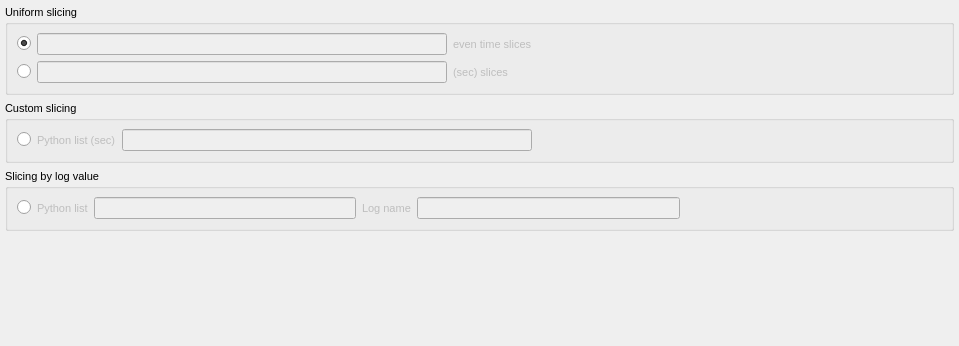
<?xml version="1.0" encoding="UTF-8"?>
<ui version="4.0">
 <class>ReflEventWidget</class>
 <widget class="QWidget" name="ReflEventWidget">
  <property name="geometry">
   <rect>
    <x>0</x>
    <y>0</y>
    <width>959</width>
    <height>346</height>
   </rect>
  </property>
  <property name="font">
   <font>
    <pointsize>8</pointsize>
    <weight>50</weight>
    <bold>false</bold>
   </font>
  </property>
  <property name="windowTitle">
   <string>Event Widget</string>
  </property>
  <layout class="QVBoxLayout" name="eventModeMainLayout">
   <property name="leftMargin">
    <number>5</number>
   </property>
   <property name="topMargin">
    <number>5</number>
   </property>
   <property name="rightMargin">
    <number>5</number>
   </property>
   <property name="bottomMargin">
    <number>5</number>
   </property>
   <item>
    <widget class="QGroupBox" name="uniformGroup">
     <property name="title">
      <string>Uniform slicing</string>
     </property>
     <layout class="QVBoxLayout" name="uniformLayoutContainer">
      <item>
       <layout class="QGridLayout" name="uniformLayout0">
        <item row="0" column="0">
         <widget class="QRadioButton" name="uniformEvenButton">
          <property name="checked">
           <bool>true</bool>
          </property>
          <attribute name="buttonGroup">
           <string notr="true">slicingOptionsButtonGroup</string>
          </attribute>
         </widget>
        </item>
        <item row="0" column="1">
         <widget class="QLineEdit" name="uniformEvenEdit">
          <property name="enabled">
           <bool>false</bool>
          </property>
          <property name="toolTip">
           <string>The number of evenly sized slices to split the event data into</string>
          </property>
         </widget>
        </item>
        <item row="0" column="2">
         <widget class="QLabel" name="uniformEvenLabel">
          <property name="enabled">
           <bool>false</bool>
          </property>
          <property name="text">
           <string>even time slices</string>
          </property>
         </widget>
        </item>
        <item row="0" column="3">
         <spacer name="uniformEvenSpacer">
          <property name="orientation">
           <enum>Qt::Horizontal</enum>
          </property>
          <property name="sizeHint" stdset="0">
           <size>
            <width>20</width>
            <height>20</height>
           </size>
          </property>
         </spacer>
        </item>
        <item row="1" column="0">
         <widget class="QRadioButton" name="uniformButton">
          <attribute name="buttonGroup">
           <string notr="true">slicingOptionsButtonGroup</string>
          </attribute>
         </widget>
        </item>
        <item row="1" column="1">
         <widget class="QLineEdit" name="uniformEdit">
          <property name="enabled">
           <bool>false</bool>
          </property>
          <property name="toolTip">
           <string>The length of time in seconds each slice should cover</string>
          </property>
         </widget>
        </item>
        <item row="1" column="2">
         <widget class="QLabel" name="uniformLabel">
          <property name="enabled">
           <bool>false</bool>
          </property>
          <property name="text">
           <string>(sec) slices</string>
          </property>
         </widget>
        </item>
        <item row="1" column="3">
         <spacer name="uniformSpacer">
          <property name="orientation">
           <enum>Qt::Horizontal</enum>
          </property>
          <property name="sizeHint" stdset="0">
           <size>
            <width>20</width>
            <height>20</height>
           </size>
          </property>
         </spacer>
        </item>
       </layout>
      </item>
     </layout>
    </widget>
   </item>
   <item>
    <widget class="QGroupBox" name="customGroup">
     <property name="title">
      <string>Custom slicing</string>
     </property>
     <layout class="QHBoxLayout" name="customLayout">
      <item>
       <widget class="QRadioButton" name="customButton">
        <attribute name="buttonGroup">
         <string notr="true">slicingOptionsButtonGroup</string>
        </attribute>
       </widget>
      </item>
      <item>
       <widget class="QLabel" name="customLabel">
        <property name="enabled">
         <bool>false</bool>
        </property>
        <property name="text">
         <string>Python list (sec)</string>
        </property>
       </widget>
      </item>
      <item>
       <widget class="QLineEdit" name="customEdit">
        <property name="enabled">
         <bool>false</bool>
        </property>
        <property name="toolTip">
         <string>A comma separated list of values indicating the times (in seconds) at which to slice the data</string>
        </property>
       </widget>
      </item>
      <item>
       <spacer name="customSpacer">
        <property name="orientation">
         <enum>Qt::Horizontal</enum>
        </property>
        <property name="sizeHint" stdset="0">
         <size>
          <width>20</width>
          <height>20</height>
         </size>
        </property>
       </spacer>
      </item>
     </layout>
    </widget>
   </item>
   <item>
    <widget class="QGroupBox" name="logValueGroup">
     <property name="title">
      <string>Slicing by log value</string>
     </property>
     <layout class="QHBoxLayout" name="logValueLayout">
      <item>
       <widget class="QRadioButton" name="logValueButton">
        <attribute name="buttonGroup">
         <string notr="true">slicingOptionsButtonGroup</string>
        </attribute>
       </widget>
      </item>
      <item>
       <widget class="QLabel" name="logValueLabel">
        <property name="enabled">
         <bool>false</bool>
        </property>
        <property name="text">
         <string>Python list</string>
        </property>
       </widget>
      </item>
      <item>
       <widget class="QLineEdit" name="logValueEdit">
        <property name="enabled">
         <bool>false</bool>
        </property>
        <property name="toolTip">
         <string>A comma separated list of values indicating the log values at which to slice the data</string>
        </property>
       </widget>
      </item>
      <item>
       <widget class="QLabel" name="logValueTypeLabel">
        <property name="enabled">
         <bool>false</bool>
        </property>
        <property name="text">
         <string>Log name</string>
        </property>
       </widget>
      </item>
      <item>
       <widget class="QLineEdit" name="logValueTypeEdit">
        <property name="enabled">
         <bool>false</bool>
        </property>
        <property name="toolTip">
         <string>The name of the log value to slice on</string>
        </property>
       </widget>
      </item>
      <item>
       <spacer name="logValueSpacer1">
        <property name="orientation">
         <enum>Qt::Horizontal</enum>
        </property>
        <property name="sizeHint" stdset="0">
         <size>
          <width>20</width>
          <height>20</height>
         </size>
        </property>
       </spacer>
      </item>
     </layout>
    </widget>
   </item>
   <item>
    <spacer name="verticalSpacer">
     <property name="orientation">
      <enum>Qt::Vertical</enum>
     </property>
     <property name="sizeHint" stdset="0">
      <size>
       <width>20</width>
       <height>50</height>
      </size>
     </property>
    </spacer>
   </item>
  </layout>
 </widget>
 <resources/>
 <connections/>
 <buttongroups>
  <buttongroup name="slicingOptionsButtonGroup"/>
 </buttongroups>
</ui>
